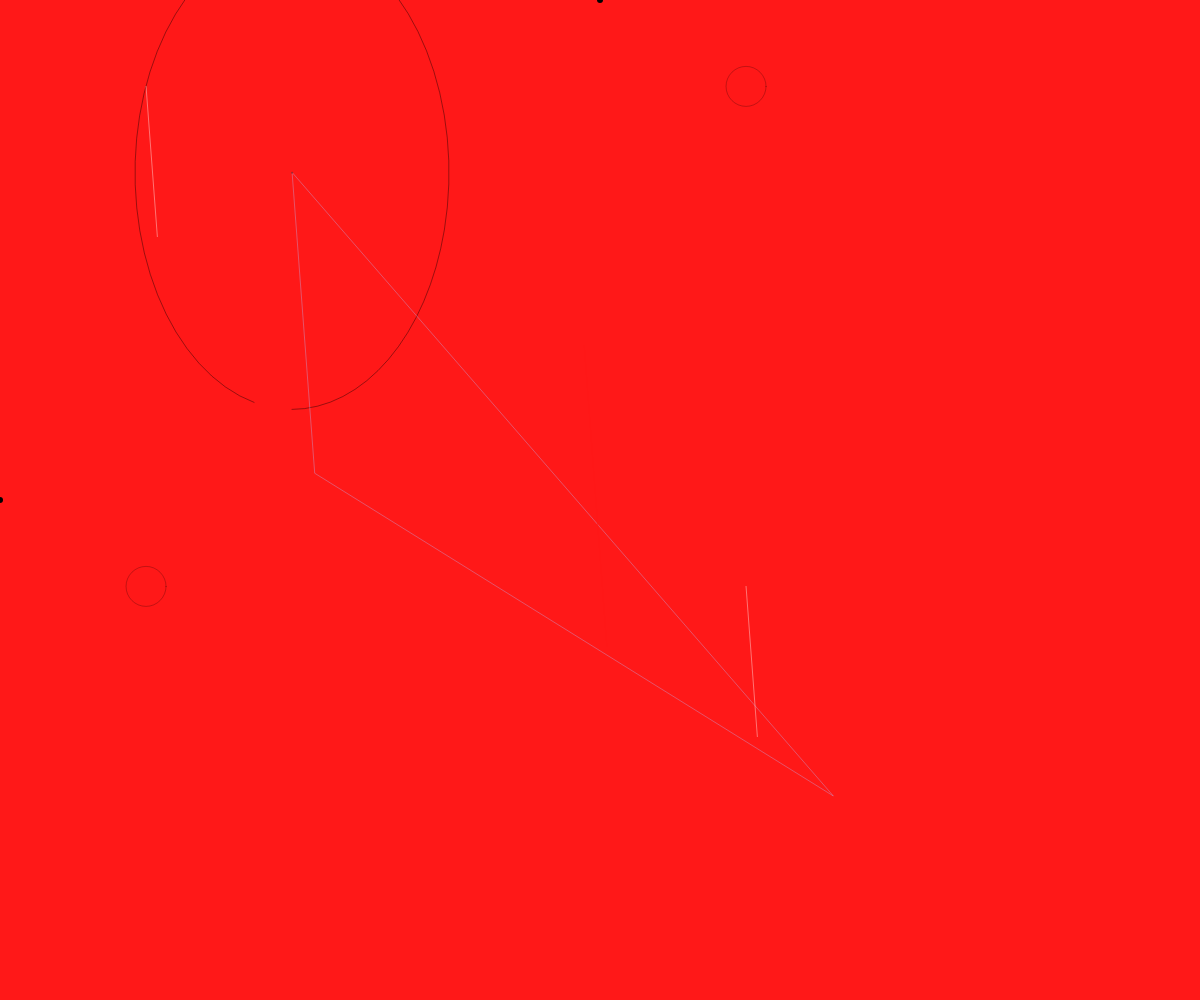
Frame 1 (no input)
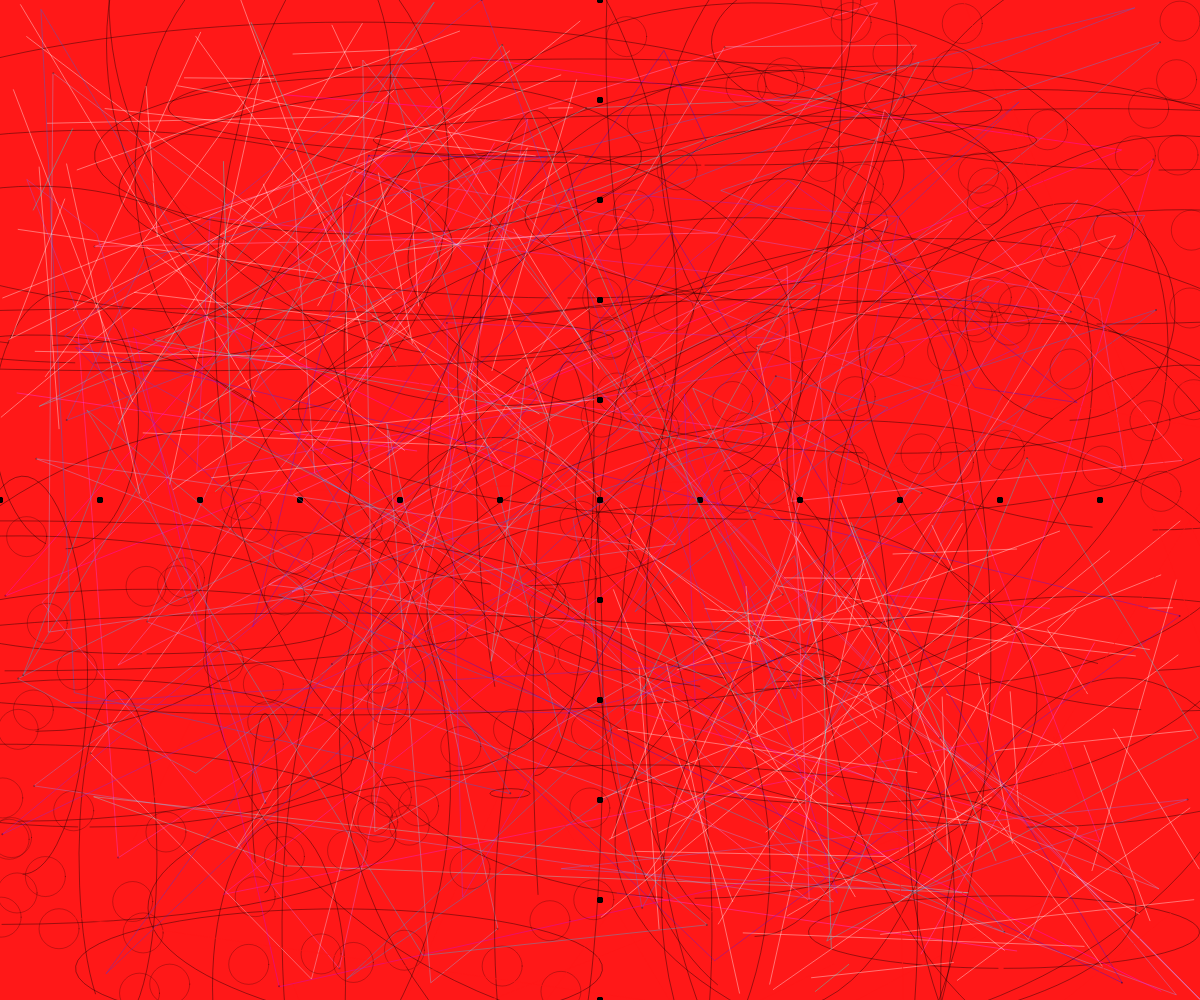
Frame 60 (no input)
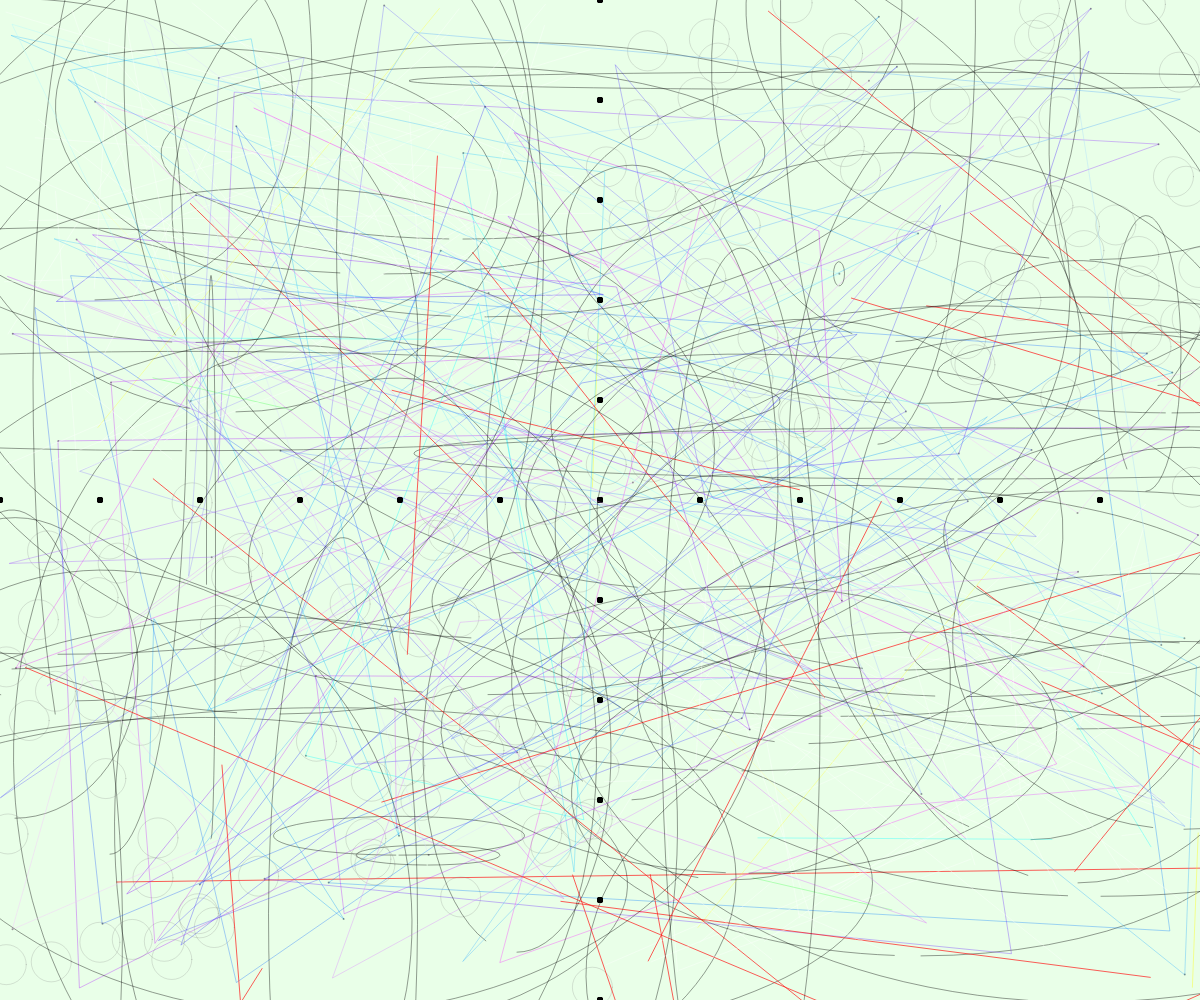
Frame 120 (the mouse pressed at the canvas centre since frame 60)

The p5.js sketch that drew these frames (run headless with seeded random() and noise() and a simulated clock; from frame 60 on, the mouse is pressed at the canvas centre):

// p5.js sketch
// ── sketch.js
// Global variables that are changeable in relationships to thememselves and other variables
var col = {
  r: 0,
  g: 0,
  b: 255
};
var col_n ={
  r: 255,
  g: 0,
  b: 0
};
var myObj = {
  x: 1,
  y: 1
};
var myObj_n = {
  x: 1,
  y: 1
};
var myObj_m = {
  x: 1,
  y: 1
}
//Needed a couple of static global variables
var zol_m =0;
var obx =0;



function setup() {
  createCanvas(windowWidth, windowHeight);
  //My favorite Jacskson Pollack is red red red so I needed some red for a background
  background("rgb(255, 24, 24)");
  frameRate(200);

}

function draw() {

  //Assigning random values to variables.
  col.r = random(0, 255);
  col.g = random(0, 255);
  col.g = random(0, 255);

  //Random color assignments from 0 to 255 in each aspect red green and blue.
  col_n.r = random(0, 255);
  col_n.g = random(0, 255);
  col_n.b = random(0, 255);

  //Assigning random values to x and y of various variables.
  myObj.x = random (0, width);
  myObj.y = random (0, height);
  myObj_n.x = random (0, width);
  myObj_n.y = random (0, height);
  myObj_m.x = random (0, width);
  myObj_m.y = random (0, height);


  //Creating a series of sandboxes for safety
  push();

    //Creating a reapeating arc function which sustains a dark factor to the picture
    noFill();
    stroke(0, 100);
    strokeWeight(1);
    arc(floor(myObj.x), myObj.y, floor(myObj_n.x), myObj_n.y, abs(-52), HALF_PI, PI );

    //Creating a color field using triangles I wanted a variety of shapes. Notice myObj being used throughtout the code.
    noFill();
    strokeWeight(1);
    stroke(col.r, col.g, col.b, 90);
    triangle(myObj.x, myObj.y, myObj_n.x, myObj_n.y, myObj_m.x, myObj_m.y);


    //Creating random repeating ellipses for the purpose of keeping a dark element as it evolves.
    fill(0,90);
    noStroke();
    ellipse(myObj.x, myObj.y, 2, 2);

  push();

    // Loving this did not think it would work translating by a random variable..
    translate(myObj.x, myObj.y );
    noFill();

    //Creating red random lines like pick up stix. The purpose is to break up the picture.
    //Bringing a continous redness as background is covered and picture evolves.
    stroke("rgba(255, 24, 24, 0.7)");
    strokeWeight(1);
    line(myObj.x, myObj.y, myObj_n.x, myObj_n.y);
  pop();
    //Obx is my modulo variable in the end I created this division of the picture mainly to comply with requirements.
    fill(0);
    noStroke();
    ellipse(obx,(height * .5), 6, 6);
    ellipse ((width * .5), obx, 6, 6);
  push();


    translate((width/2), 0);
    //Here comes some mouse action left light right dark
    zol_m = map(mouseX, 0, width, 0, 255);

    noFill();
    strokeWeight(1);
    stroke(zol_m, 60);
    //Creating the first part which is delegated to the top right quarter of the picture.
    ellipse((myObj.x * .5), (myObj.y * .5), 40, 40 );
  pop();

  push();
    translate(0, (height/2));
    noFill();
    strokeWeight(1);
    stroke(zol_m, 60)
    //Creating the second part which is delegated to the bottom left quarter of the picture.
    ellipse((myObj.x * .5), (myObj.y * .5), 40, 40 );
  pop();

  push();
    noFill();
    strokeWeight(1);

    //Knocking out some of those math requirements and adjusting color they all are unbelievably functional and relavent to the color.
    //Chaning the equation will change the color.
    stroke((col_n.r **2 ), (col_n.g ** 2), (col_n.b ** 2), 100);

    //Creating another pick up stix effect top left quarter of picture.
    line((myObj.x/2), (myObj.y/2), (myObj_n.x/2), (myObj_n.y/2) );

  push();
    translate((width/ 2), (height / 2));
    //Creating another pick up stix effect in the bottom right quarter of the picture.
    line((myObj.x/2), (myObj.y/2), (myObj_n.x/2), (myObj_n.y/2) );

  pop();
  pop();
  //clossing out all those sandboxes.

  //Updating movement of ellipse 100 creates a dotted line nicely adds to the picture for me and brings something to it.
  //Remembering I only initially put this in to adhere to the modulus requirement.
  obx += 100;
  obx %= width;

//Closing the draw function with a bracket.
}

//New function when mouse is pressed background turns white, acts as a reset button.
function mousePressed() {
  background("rgb(233, 255, 232)");

}

//New function when mouse is released original red background color appears and the picture evolves again.
function mouseReleased(){
  background("rgb(255, 24, 24)");
}
